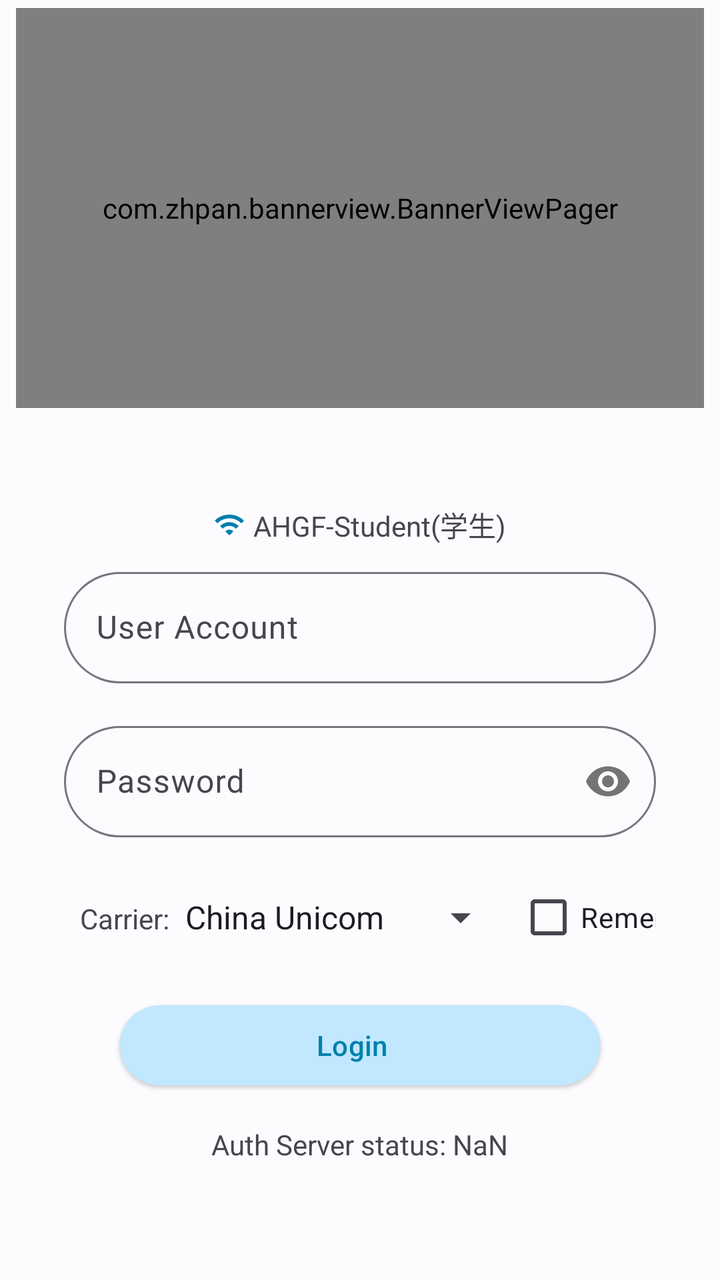
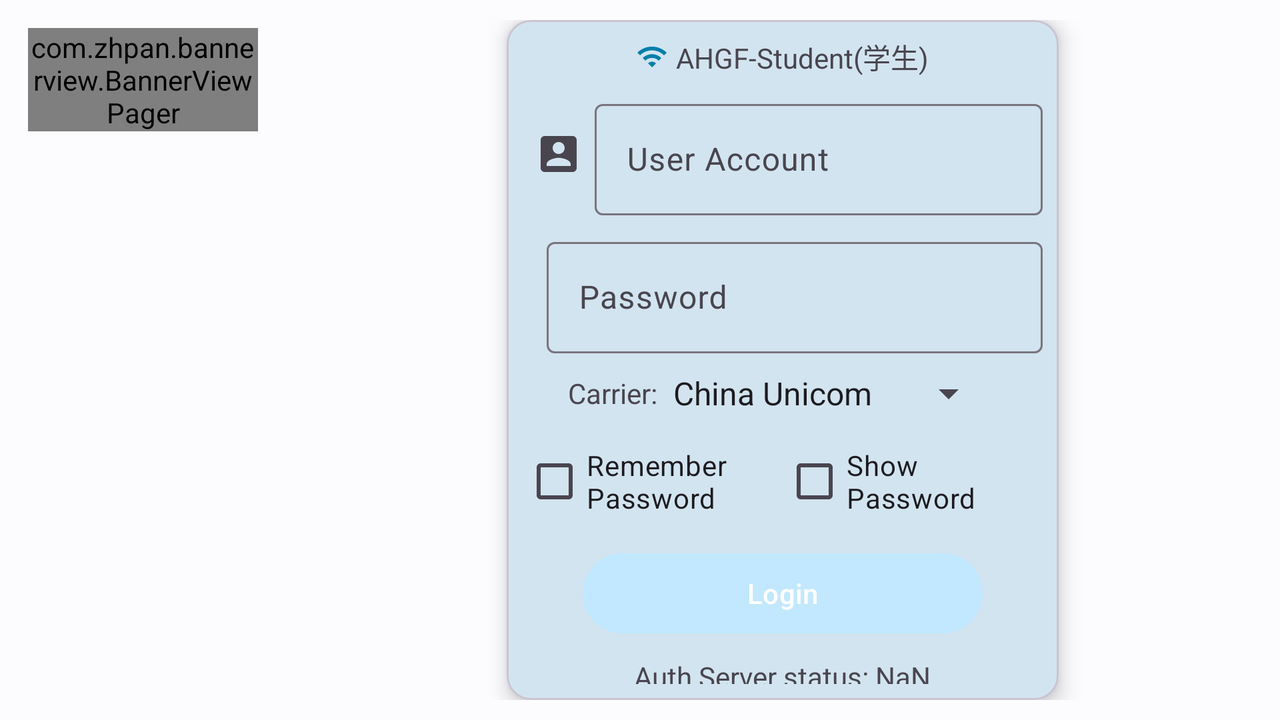

An Android layout and its configuration variant, each rendered on a device that would load it. The default file and the variant file are quoted in full after the pictures.
<!-- AndroidManifest.xml: application theme Theme.EasyACDTWLANLogin -->
<!-- res/layout/fragment_login.xml -->
<?xml version="1.0" encoding="utf-8"?>
<RelativeLayout xmlns:android="http://schemas.android.com/apk/res/android"
    xmlns:tools="http://schemas.android.com/tools"
    xmlns:app="http://schemas.android.com/apk/res-auto"
    android:layout_width="match_parent"
    android:layout_height="match_parent"
    tools:context=".LoginFragment">

    <RelativeLayout
        android:layout_width="match_parent"
        android:layout_height="wrap_content"
        android:layout_centerHorizontal="true"
        android:layout_marginBottom="10dp"
        android:layout_marginStart="4dp"
        android:layout_marginEnd="4dp"
        android:id="@+id/banner_view">

        <com.zhpan.bannerview.BannerViewPager
            android:id="@+id/banner"
            android:layout_width="match_parent"
            android:layout_height="200dp"
            android:layout_marginStart="4dp"
            android:layout_marginTop="4dp"
            android:layout_marginEnd="4dp"
            android:layout_marginBottom="4dp" />

    </RelativeLayout>

    <LinearLayout
        android:layout_width="wrap_content"
        android:layout_height="wrap_content"
        android:layout_centerHorizontal="true"
        android:layout_below="@id/banner_view"
        android:backgroundTint="@color/background"
        android:layout_marginTop="26dp"
        android:layout_marginStart="16dp"
        android:layout_marginEnd="16dp">

        <RelativeLayout
            android:id="@+id/account"
            android:layout_width="wrap_content"
            android:layout_height="wrap_content"
            android:layout_margin="8dp">

            <LinearLayout
                android:id="@+id/wlan_name_panel"
                android:layout_width="wrap_content"
                android:layout_height="wrap_content"
                android:layout_centerHorizontal="true"
                android:orientation="horizontal">

                <ImageView
                    android:layout_width="16dp"
                    android:layout_height="16dp"
                    android:layout_gravity="center_vertical"
                    android:src="@drawable/ic_twotone_wifi_24"
                    tools:src="@drawable/ic_twotone_wifi_24"/>

                <com.google.android.material.textview.MaterialTextView
                    android:layout_width="wrap_content"
                    android:layout_height="wrap_content"
                    android:layout_marginStart="4dp"
                    android:id="@+id/wifi_name_text"
                    android:text="@string/default_wifi_name"
                    android:layout_gravity="center_vertical"
                    tools:text="AHGF-Student(学生)"/>
            </LinearLayout>

            <LinearLayout
                android:id="@+id/username_layout"
                android:layout_width="match_parent"
                android:layout_height="wrap_content"
                android:layout_below="@id/wlan_name_panel"
                android:layout_centerHorizontal="true"
                android:layout_margin="8dp"
                android:orientation="horizontal">

                <com.google.android.material.textfield.TextInputLayout
                    style="@style/Material3EditText"
                    android:layout_width="match_parent"
                    android:layout_height="wrap_content"
                    app:hintAnimationEnabled="true"
                    app:hintEnabled="true">

                    <com.google.android.material.textfield.TextInputEditText
                        android:id="@+id/username"
                        android:layout_width="match_parent"
                        android:layout_height="wrap_content"
                        android:autofillHints="username"
                        android:gravity="fill_vertical"
                        android:hint="@string/user_account"
                        android:inputType="number"/>

                </com.google.android.material.textfield.TextInputLayout>

            </LinearLayout>

            <LinearLayout
                android:id="@+id/password_layout"
                android:layout_width="match_parent"
                android:layout_height="wrap_content"
                android:layout_below="@id/username_layout"
                android:layout_centerHorizontal="true"
                android:layout_margin="8dp"
                android:orientation="horizontal">

                <com.google.android.material.textfield.TextInputLayout
                    style="@style/Material3EditText"
                    android:layout_width="match_parent"
                    android:layout_height="wrap_content"
                    app:hintAnimationEnabled="true"
                    app:hintEnabled="true"
                    app:passwordToggleEnabled="true"
                    app:passwordToggleContentDescription="@string/content_desc_password_show">

                    <com.google.android.material.textfield.TextInputEditText
                        android:id="@+id/password"
                        android:layout_width="match_parent"
                        android:layout_height="wrap_content"
                        android:autofillHints="password"
                        android:hint="@string/password"
                        android:inputType="textPassword" />

                </com.google.android.material.textfield.TextInputLayout>

            </LinearLayout>

            <LinearLayout
                android:id="@+id/carrier_layout"
                android:layout_width="match_parent"
                android:layout_height="wrap_content"
                android:orientation="horizontal"
                android:layout_margin="8dp"
                android:layout_below="@id/password_layout">

                <LinearLayout
                    android:layout_width="wrap_content"
                    android:layout_height="wrap_content"
                    android:layout_gravity="center_vertical"
                    android:layout_marginStart="8dp"
                    android:layout_marginEnd="4dp"
                    android:orientation="horizontal">

                    <com.google.android.material.textview.MaterialTextView
                        android:id="@+id/choose_carrier_text"
                        android:layout_width="wrap_content"
                        android:layout_height="wrap_content"
                        android:text="@string/choose_carrier"/>

                    <androidx.appcompat.widget.AppCompatSpinner
                        android:id="@+id/carrier"
                        android:layout_width="wrap_content"
                        android:layout_height="wrap_content"
                        android:entries="@array/carrier_name"
                        android:spinnerMode="dropdown"/>

                </LinearLayout>

                <Space
                    android:layout_width="0dp"
                    android:layout_height="wrap_content"
                    android:layout_weight="1"/>

                <com.google.android.material.checkbox.MaterialCheckBox
                    android:id="@+id/remember_password"
                    android:layout_width="wrap_content"
                    android:layout_height="wrap_content"
                    android:layout_marginEnd="8dp"
                    android:layout_gravity="center_vertical|end"
                    android:text="@string/remem_passwd"/>

            </LinearLayout>

            <com.google.android.material.button.MaterialButton
                android:id="@+id/login"
                android:layout_width="240dp"
                android:layout_height="wrap_content"
                android:layout_below="@id/carrier_layout"
                android:layout_centerHorizontal="true"
                android:layout_margin="8dp"
                android:text="@string/btn_login"
                android:textSize="14sp"
                style="@style/Material3Button"
                app:icon="@drawable/baseline_login_24" />

            <com.google.android.material.textview.MaterialTextView
                android:id="@+id/server_status"
                android:layout_width="wrap_content"
                android:layout_height="wrap_content"
                android:layout_below="@id/login"
                android:layout_centerHorizontal="true"
                android:layout_margin="8dp"
                android:text="@string/server_status_default"/>

        </RelativeLayout>

    </LinearLayout>



</RelativeLayout>
<!-- resources referenced by this layout -->
<resources>
  <string-array name="carrier_name">
          <item>@string/carrier_unicom</item>
          <item>@string/carrier_cmcc</item>
          <item>@string/carrier_chn_ct</item>
      </string-array>
  <!-- from res/values-v31/ -->
  <color name="background">@android:color/system_neutral1_10</color>
  <!-- drawable ic_twotone_wifi_24 (drawable) -->
  <vector android:autoMirrored="true" android:height="24dp"
      android:tint="#000000" android:viewportHeight="24"
      android:viewportWidth="24" android:width="24dp" xmlns:android="http://schemas.android.com/apk/res/android">
      <path android:fillColor="@android:color/white" android:pathData="M1,9l2,2c4.97,-4.97 13.03,-4.97 18,0l2,-2C16.93,2.93 7.08,2.93 1,9zM9,17l3,3 3,-3c-1.65,-1.66 -4.34,-1.66 -6,0zM5,13l2,2c2.76,-2.76 7.24,-2.76 10,0l2,-2C15.14,9.14 8.87,9.14 5,13z"/>
  </vector>
  <string name="btn_login">Login</string>
  <string name="choose_carrier">Carrier:</string>
  <string name="content_desc_password_show">Show / Hide Password</string>
  <string name="default_wifi_name">Akyuu\'s Default WLAN</string>
  <string name="password">Password</string>
  <string name="remem_passwd">Remember Password</string>
  <string name="server_status_default">Auth Server status: NaN</string>
  <string name="user_account">User Account</string>
  <!-- from res/values-v31/ -->
  <style name="Material3Button" parent="Widget.Material3.Button.ElevatedButton.Icon">
          <item name="iconSize">18dp</item>
          <item name="backgroundTint">@color/system_accent_soft</item>
          <item name="elevation">10dp</item>
      </style>
  <!-- from res/values-v31/ -->
  <style name="Material3EditText" parent="ThemeOverlay.Material3.TextInputEditText.FilledBox">
          <item name="boxCornerRadiusTopStart">36dp</item>
          <item name="boxCornerRadiusTopEnd">36dp</item>
          <item name="boxCornerRadiusBottomStart">36dp</item>
          <item name="boxCornerRadiusBottomEnd">36dp</item>
      </style>
  <!-- from res/values-v31/ -->
  <style name="Theme.EasyACDTWLANLogin" parent="Theme.Material3.DayNight.NoActionBar">
          <item name="colorPrimary">@color/system_accent</item>
          <item name="colorPrimaryDark">@color/system_accent_darker</item>
          <item name="colorSecondary">@color/system_accent_2</item>
  
          <item name="colorError">@color/error</item>
  
          <item name="colorPrimaryVariant">@color/system_accent</item>
          <item name="colorSecondaryVariant">@color/system_accent_2</item>
          <item name="scrimBackground">@color/netrual_color</item>
  
          <item name="colorSurface">@color/netrual_color</item>
          <item name="colorSecondaryContainer">@color/system_accent_soft</item>
  
          <item name="android:colorBackground">@color/background</item>
          <item name="android:navigationBarColor">@android:color/transparent</item>
          <item name="android:statusBarColor">@android:color/transparent</item>
          <item name="android:windowLightStatusBar">true</item>
          <item name="android:windowSplashScreenBackground">@color/background</item>
      </style>
  <string name="carrier_unicom">China Unicom</string>
  <string name="carrier_cmcc">CMCC</string>
  <string name="carrier_chn_ct">China Telecom</string>
  <!-- from res/values-v31/ -->
  <color name="system_accent_soft">@android:color/system_accent1_100</color>
  <!-- from res/values-v31/ -->
  <color name="system_accent">@android:color/system_accent1_500</color>
  <!-- from res/values-v31/ -->
  <color name="system_accent_darker">@android:color/system_accent1_700</color>
  <!-- from res/values-v31/ -->
  <color name="system_accent_2">@android:color/system_accent2_500</color>
  <!-- from res/values-v31/ -->
  <color name="error">#FFC1666B</color>
  <!-- from res/values-v31/ -->
  <color name="netrual_color">@android:color/system_neutral2_50</color>
</resources>
<!-- res/layout-land/fragment_login.xml (the repository's variant of the layout above) -->
<!-- drawn on the phone turned sideways -->
<?xml version="1.0" encoding="utf-8"?>
<LinearLayout
    xmlns:android="http://schemas.android.com/apk/res/android"
    xmlns:tools="http://schemas.android.com/tools"
    xmlns:app="http://schemas.android.com/apk/res-auto"
    android:layout_width="match_parent"
    android:layout_height="match_parent"
    tools:context=".LoginFragment"
    android:baselineAligned="false">

    <RelativeLayout
        android:layout_width="wrap_content"
        android:layout_height="match_parent"
        android:layout_gravity="center_vertical"
        android:layout_margin="10dp"
        android:layout_weight="1"
        android:id="@+id/banner_view">

        <com.zhpan.bannerview.BannerViewPager
            android:id="@+id/banner"
            android:layout_width="wrap_content"
            android:layout_height="wrap_content"
            android:layout_margin="4dp" />

    </RelativeLayout>

    <RelativeLayout
        android:layout_margin="10dp"
        android:layout_width="match_parent"
        android:layout_height="match_parent"
        android:layout_weight="1"
        android:layout_gravity="center_vertical|center_horizontal">

        <com.google.android.material.card.MaterialCardView
            android:layout_width="wrap_content"
            android:layout_height="wrap_content"
            android:layout_centerInParent="true"
            app:cardElevation="6dp"
            app:cardMaxElevation="12dp"
            app:state_dragged="true">

            <RelativeLayout
                android:id="@+id/account"
                android:layout_width="wrap_content"
                android:layout_height="wrap_content"
                android:layout_margin="8dp">

                <LinearLayout
                    android:id="@+id/wlan_name_panel"
                    android:layout_width="wrap_content"
                    android:layout_height="wrap_content"
                    android:layout_centerHorizontal="true"
                    android:orientation="horizontal">

                    <ImageView
                            android:layout_width="16dp"
                            android:layout_height="16dp"
                            android:layout_gravity="center_vertical"
                            android:src="@drawable/ic_twotone_wifi_24"
                            tools:src="@drawable/ic_twotone_wifi_24"/>

                    <com.google.android.material.textview.MaterialTextView
                            android:layout_width="wrap_content"
                            android:layout_height="wrap_content"
                            android:layout_marginStart="4dp"
                            android:id="@+id/wifi_name_text"
                            android:text="@string/default_wifi_name"
                            android:layout_gravity="center_vertical"
                            tools:text="AHGF-Student(学生)"/>
                </LinearLayout>

                <LinearLayout
                        android:id="@+id/username_layout"
                        android:layout_width="260dp"
                        android:layout_height="wrap_content"
                        android:layout_below="@id/wlan_name_panel"
                        android:layout_centerHorizontal="true"
                        android:layout_marginTop="8dp"
                        android:orientation="horizontal">

                    <ImageView
                            android:layout_width="wrap_content"
                            android:layout_height="wrap_content"
                            android:layout_gravity="center_vertical"
                            android:layout_marginStart="6dp"
                            android:layout_marginEnd="6dp"
                            android:src="@drawable/ic_baseline_account_box_24"
                            tools:ignore="ContentDescription"/>

                    <com.google.android.material.textfield.TextInputLayout
                            style="@style/ThemeOverlay.Material3.TextInputEditText.OutlinedBox"
                            android:layout_width="match_parent"
                            android:layout_height="wrap_content">

                        <com.google.android.material.textfield.TextInputEditText
                                android:id="@+id/username"
                                android:layout_width="match_parent"
                                android:layout_height="wrap_content"
                                android:autofillHints="username"
                                android:gravity="fill_vertical"
                                android:hint="@string/user_account"
                                android:inputType="number"/>

                    </com.google.android.material.textfield.TextInputLayout>

                </LinearLayout>

                <LinearLayout
                        android:id="@+id/password_layout"
                        android:layout_width="260dp"
                        android:layout_height="wrap_content"
                        android:layout_below="@id/username_layout"
                        android:layout_centerHorizontal="true"
                        android:layout_marginTop="8dp"
                        android:orientation="horizontal">

                    <ImageView
                            android:layout_width="wrap_content"
                            android:layout_height="wrap_content"
                            android:layout_gravity="center_vertical"
                            android:layout_marginStart="6dp"
                            android:layout_marginEnd="6dp"
                            android:src="@drawable/baseline_password_24"
                            tools:ignore="ContentDescription"/>

                    <com.google.android.material.textfield.TextInputLayout
                            style="@style/ThemeOverlay.Material3.TextInputEditText.OutlinedBox"
                            android:layout_width="match_parent"
                            android:layout_height="wrap_content">

                        <com.google.android.material.textfield.TextInputEditText
                                android:id="@+id/password"
                                android:layout_width="match_parent"
                                android:layout_height="wrap_content"
                                android:autofillHints="password"
                                android:hint="@string/password"
                                android:inputType="textPassword"/>

                    </com.google.android.material.textfield.TextInputLayout>

                </LinearLayout>

                <RelativeLayout
                        android:id="@+id/carrier_layout"
                        android:layout_width="wrap_content"
                        android:layout_height="wrap_content"
                        android:layout_below="@id/password_layout"
                        android:layout_centerHorizontal="true"
                        android:layout_marginTop="8dp"
                        android:layout_marginBottom="8dp">

                    <com.google.android.material.textview.MaterialTextView
                            android:id="@+id/choose_carrier_text"
                            android:layout_width="wrap_content"
                            android:layout_height="wrap_content"
                            android:layout_centerVertical="true"
                            android:text="@string/choose_carrier"/>

                    <androidx.appcompat.widget.AppCompatSpinner
                            android:id="@+id/carrier"
                            android:layout_width="wrap_content"
                            android:layout_height="wrap_content"
                            android:layout_toEndOf="@id/choose_carrier_text"
                            android:entries="@array/carrier_name"
                            android:spinnerMode="dropdown"/>

                </RelativeLayout>

                <LinearLayout
                        android:id="@+id/checkbox_layout"
                        android:layout_width="260dp"
                        android:layout_height="wrap_content"
                        android:layout_below="@id/carrier_layout"
                        android:layout_centerHorizontal="true">

                    <com.google.android.material.checkbox.MaterialCheckBox
                            android:id="@+id/remember_password"
                            android:layout_width="130dp"
                            android:layout_height="wrap_content"
                            android:layout_gravity="center_vertical"
                            android:text="@string/remem_passwd"/>

                    <com.google.android.material.checkbox.MaterialCheckBox
                            android:id="@+id/show_passowrd"
                            android:layout_width="130dp"
                            android:layout_height="wrap_content"
                            android:layout_gravity="center_vertical"
                            android:text="@string/show_password"/>

                </LinearLayout>

                <com.google.android.material.button.MaterialButton
                        android:id="@+id/login"
                        android:layout_width="200dp"
                        android:layout_height="wrap_content"
                        android:layout_below="@id/checkbox_layout"
                        android:layout_centerHorizontal="true"
                        android:layout_marginTop="8dp"
                        android:elevation="10dp"
                        android:text="@string/btn_login"
                        android:textSize="14sp"
                        android:backgroundTint="@color/system_accent_soft"
                        app:icon="@drawable/baseline_login_24"
                        app:iconSize="18dp"/>

                <com.google.android.material.textview.MaterialTextView
                        android:id="@+id/server_status"
                        android:layout_width="wrap_content"
                        android:layout_height="wrap_content"
                        android:layout_below="@id/login"
                        android:layout_centerHorizontal="true"
                        android:layout_marginTop="8dp"
                        android:text="@string/server_status_default"/>

            </RelativeLayout>

        </com.google.android.material.card.MaterialCardView>

    </RelativeLayout>

</LinearLayout>
<!-- resources referenced by the variant -->
<!-- as the phone turned sideways resolves them -->
<resources>
  <string-array name="carrier_name">
          <item>@string/carrier_unicom</item>
          <item>@string/carrier_cmcc</item>
          <item>@string/carrier_chn_ct</item>
      </string-array>
  <!-- from res/values-v31/ -->
  <color name="system_accent_soft">@android:color/system_accent1_100</color>
  <!-- drawable ic_baseline_account_box_24 (drawable) -->
  <vector android:autoMirrored="true" android:height="24dp"
      android:tint="?attr/colorControlNormal" android:viewportHeight="24"
      android:viewportWidth="24" android:width="24dp" xmlns:android="http://schemas.android.com/apk/res/android">
      <path android:fillColor="@android:color/white" android:pathData="M3,5v14c0,1.1 0.89,2 2,2h14c1.1,0 2,-0.9 2,-2L21,5c0,-1.1 -0.9,-2 -2,-2L5,3c-1.11,0 -2,0.9 -2,2zM15,9c0,1.66 -1.34,3 -3,3s-3,-1.34 -3,-3 1.34,-3 3,-3 3,1.34 3,3zM6,17c0,-2 4,-3.1 6,-3.1s6,1.1 6,3.1v1L6,18v-1z"/>
  </vector>
  <!-- drawable ic_twotone_wifi_24 (drawable) -->
  <vector android:autoMirrored="true" android:height="24dp"
      android:tint="#000000" android:viewportHeight="24"
      android:viewportWidth="24" android:width="24dp" xmlns:android="http://schemas.android.com/apk/res/android">
      <path android:fillColor="@android:color/white" android:pathData="M1,9l2,2c4.97,-4.97 13.03,-4.97 18,0l2,-2C16.93,2.93 7.08,2.93 1,9zM9,17l3,3 3,-3c-1.65,-1.66 -4.34,-1.66 -6,0zM5,13l2,2c2.76,-2.76 7.24,-2.76 10,0l2,-2C15.14,9.14 8.87,9.14 5,13z"/>
  </vector>
  <string name="btn_login">Login</string>
  <string name="choose_carrier">Carrier:</string>
  <string name="default_wifi_name">Akyuu\'s Default WLAN</string>
  <string name="password">Password</string>
  <string name="remem_passwd">Remember Password</string>
  <string name="server_status_default">Auth Server status: NaN</string>
  <string name="show_password">Show Password</string>
  <string name="user_account">User Account</string>
  <!-- from res/values-v31/ -->
  <style name="Theme.EasyACDTWLANLogin" parent="Theme.Material3.DayNight.NoActionBar">
          <item name="colorPrimary">@color/system_accent</item>
          <item name="colorPrimaryDark">@color/system_accent_darker</item>
          <item name="colorSecondary">@color/system_accent_2</item>
  
          <item name="colorError">@color/error</item>
  
          <item name="colorPrimaryVariant">@color/system_accent</item>
          <item name="colorSecondaryVariant">@color/system_accent_2</item>
          <item name="scrimBackground">@color/netrual_color</item>
  
          <item name="colorSurface">@color/netrual_color</item>
          <item name="colorSecondaryContainer">@color/system_accent_soft</item>
  
          <item name="android:colorBackground">@color/background</item>
          <item name="android:navigationBarColor">@android:color/transparent</item>
          <item name="android:statusBarColor">@android:color/transparent</item>
          <item name="android:windowLightStatusBar">true</item>
          <item name="android:windowSplashScreenBackground">@color/background</item>
      </style>
  <string name="carrier_unicom">China Unicom</string>
  <string name="carrier_cmcc">CMCC</string>
  <string name="carrier_chn_ct">China Telecom</string>
  <!-- from res/values-v31/ -->
  <color name="system_accent">@android:color/system_accent1_500</color>
  <!-- from res/values-v31/ -->
  <color name="system_accent_darker">@android:color/system_accent1_700</color>
  <!-- from res/values-v31/ -->
  <color name="system_accent_2">@android:color/system_accent2_500</color>
  <!-- from res/values-v31/ -->
  <color name="error">#FFC1666B</color>
  <!-- from res/values-v31/ -->
  <color name="netrual_color">@android:color/system_neutral2_50</color>
  <!-- from res/values-v31/ -->
  <color name="background">@android:color/system_neutral1_10</color>
</resources>
